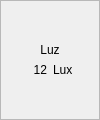
                              <widget class="QFrame" name="ind_luz">
                               <property name="minimumSize">
                                <size>
                                 <width>100</width>
                                 <height>120</height>
                                </size>
                               </property>
                               <property name="maximumSize">
                                <size>
                                 <width>100</width>
                                 <height>120</height>
                                </size>
                               </property>
                               <property name="styleSheet">
                                <string notr="true">background-color: qlineargradient(spread:pad, x1:0, y1:0, x2:0, y2:1, stop:0 rgba(17, 17, 17, 255), stop:{stop1} rgba(17, 17, 17, 255), stop:{stop2} rgba(150, 150, 0, 255), stop:1 rgba(150, 150, 0, 255));
</string>
                               </property>
                               <property name="frameShape">
                                <enum>QFrame::StyledPanel</enum>
                               </property>
                               <property name="frameShadow">
                                <enum>QFrame::Raised</enum>
                               </property>
                               <layout class="QVBoxLayout" name="verticalLayout_11">
                                <item>
                                 <spacer name="verticalSpacer_8">
                                  <property name="orientation">
                                   <enum>Qt::Vertical</enum>
                                  </property>
                                  <property name="sizeHint" stdset="0">
                                   <size>
                                    <width>20</width>
                                    <height>18</height>
                                   </size>
                                  </property>
                                 </spacer>
                                </item>
                                <item>
                                 <layout class="QVBoxLayout" name="verticalLayout_12">
                                  <item>
                                   <widget class="QLabel" name="label_10">
                                    <property name="styleSheet">
                                     <string notr="true">background-color: transparent;</string>
                                    </property>
                                    <property name="text">
                                     <string>Luz</string>
                                    </property>
                                    <property name="alignment">
                                     <set>Qt::AlignCenter</set>
                                    </property>
                                   </widget>
                                  </item>
                                  <item>
                                   <layout class="QHBoxLayout" name="horizontalLayout_11">
                                    <item>
                                     <widget class="QLabel" name="val_luz">
                                      <property name="styleSheet">
                                       <string notr="true">background-color: transparent;</string>
                                      </property>
                                      <property name="text">
                                       <string>12</string>
                                      </property>
                                      <property name="alignment">
                                       <set>Qt::AlignRight|Qt::AlignTrailing|Qt::AlignVCenter</set>
                                      </property>
                                     </widget>
                                    </item>
                                    <item>
                                     <widget class="QLabel" name="label_12">
                                      <property name="styleSheet">
                                       <string notr="true">background-color: transparent;</string>
                                      </property>
                                      <property name="text">
                                       <string>Lux</string>
                                      </property>
                                      <property name="alignment">
                                       <set>Qt::AlignLeading|Qt::AlignLeft|Qt::AlignVCenter</set>
                                      </property>
                                     </widget>
                                    </item>
                                   </layout>
                                  </item>
                                 </layout>
                                </item>
                                <item>
                                 <spacer name="verticalSpacer_9">
                                  <property name="orientation">
                                   <enum>Qt::Vertical</enum>
                                  </property>
                                  <property name="sizeHint" stdset="0">
                                   <size>
                                    <width>20</width>
                                    <height>17</height>
                                   </size>
                                  </property>
                                 </spacer>
                                </item>
                               </layout>
                              </widget>
